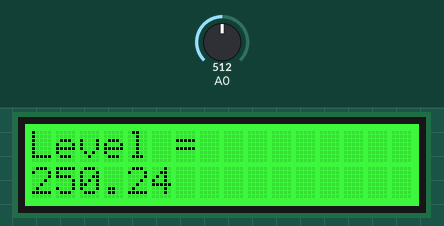
The sketch below on a simulated Arduino Uno, built with avr-gcc and run on an emulated ATmega328P. Parts: 16×2 character LCD. The inputs (shaded band) are chosen by the test bench; at power-on: A0 = 512. What the sketch prints to the serial monitor is not drawn.

Above: at 1.2 s.
1.3 s: A0 set to 716
At 2.6 s:
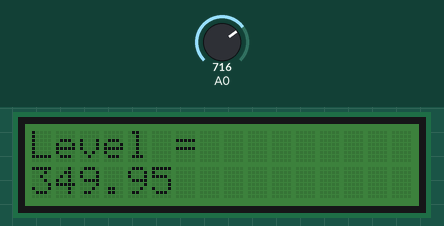
3.6 s: A0 set to 900
At 5.2 s:
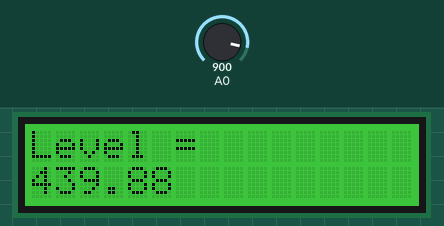
5.6 s: A0 set to 122
At 6.6 s:
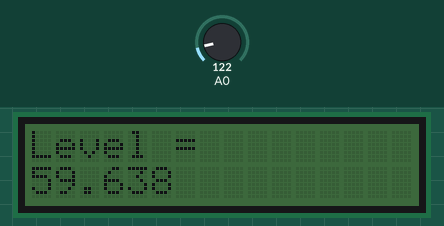
7.6 s: A0 set to 0
At 9.0 s:
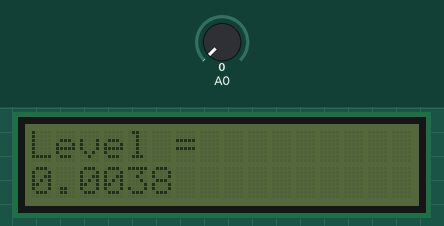
Timing chart, 0 to 10.6 s (numbered marks = the images above; inputs shaded):
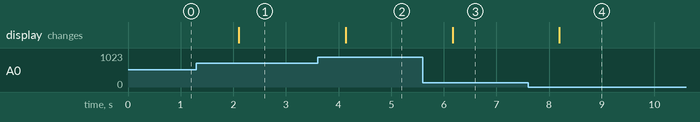

The sketch:

Thermometer_RGB.txt.ino
```cpp
#include <math.h>
#include <Wire.h>
#include "rgb_lcd.h"

rgb_lcd lcd;

int B = 4275;
int R0 = 100000;
int pinTempSensor = A5;

void setup()   {

    Serial.begin(9600);
    lcd.begin(16,2);
    lcd.setRGB(0, 0, 255);

    }

    void loop()   {

    float a = analogRead(A0);
    float green= a*500/1023;
    lcd.setRGB(0, green, 0);

    Serial.print("Level = ");
    Serial.print(a);

    lcd.setCursor(0, 0);
    lcd.print("Level =");
    lcd.setCursor(0, 1);
    lcd.print(green);

    delay(1000);
    }
```

Measured:
- after the input at 1.3 s, the display: changes after 0.81 s (image 1)
- after the input at 3.6 s, the display: changes after 0.54 s (image 2)
- after the input at 5.6 s, the display: changes after 0.57 s (image 3)
- after the input at 7.6 s, the display: changes after 0.59 s (image 4)
